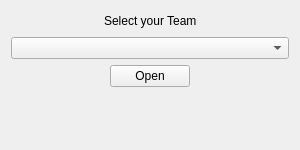
<?xml version="1.0" encoding="UTF-8"?>
<ui version="4.0">
 <class>openteamwindow</class>
 <widget class="QWidget" name="openteamwindow">
  <property name="geometry">
   <rect>
    <x>0</x>
    <y>0</y>
    <width>300</width>
    <height>150</height>
   </rect>
  </property>
  <property name="minimumSize">
   <size>
    <width>300</width>
    <height>130</height>
   </size>
  </property>
  <property name="maximumSize">
   <size>
    <width>300</width>
    <height>200</height>
   </size>
  </property>
  <property name="windowTitle">
   <string>Open Team</string>
  </property>
  <layout class="QGridLayout" name="gridLayout">
   <item row="0" column="0">
    <layout class="QVBoxLayout" name="verticalLayout">
     <item>
      <layout class="QHBoxLayout" name="horizontalLayout">
       <item>
        <spacer name="horizontalSpacer">
         <property name="orientation">
          <enum>Qt::Horizontal</enum>
         </property>
         <property name="sizeHint" stdset="0">
          <size>
           <width>40</width>
           <height>20</height>
          </size>
         </property>
        </spacer>
       </item>
       <item>
        <widget class="QLabel" name="label">
         <property name="styleSheet">
          <string notr="true">font: 75 14pt &quot;Comic Sans MS&quot;;</string>
         </property>
         <property name="text">
          <string>Select your Team</string>
         </property>
        </widget>
       </item>
       <item>
        <spacer name="horizontalSpacer_2">
         <property name="orientation">
          <enum>Qt::Horizontal</enum>
         </property>
         <property name="sizeHint" stdset="0">
          <size>
           <width>40</width>
           <height>20</height>
          </size>
         </property>
        </spacer>
       </item>
      </layout>
     </item>
     <item>
      <widget class="QComboBox" name="comboBox"/>
     </item>
     <item>
      <layout class="QHBoxLayout" name="horizontalLayout_2">
       <item>
        <spacer name="horizontalSpacer_3">
         <property name="orientation">
          <enum>Qt::Horizontal</enum>
         </property>
         <property name="sizeHint" stdset="0">
          <size>
           <width>40</width>
           <height>20</height>
          </size>
         </property>
        </spacer>
       </item>
       <item>
        <widget class="QPushButton" name="pushButton">
         <property name="styleSheet">
          <string notr="true">font: 10pt &quot;Segoe UI Historic&quot;;</string>
         </property>
         <property name="text">
          <string>Open</string>
         </property>
        </widget>
       </item>
       <item>
        <spacer name="horizontalSpacer_4">
         <property name="orientation">
          <enum>Qt::Horizontal</enum>
         </property>
         <property name="sizeHint" stdset="0">
          <size>
           <width>40</width>
           <height>20</height>
          </size>
         </property>
        </spacer>
       </item>
      </layout>
     </item>
    </layout>
   </item>
   <item row="1" column="0">
    <spacer name="verticalSpacer">
     <property name="orientation">
      <enum>Qt::Vertical</enum>
     </property>
     <property name="sizeHint" stdset="0">
      <size>
       <width>20</width>
       <height>40</height>
      </size>
     </property>
    </spacer>
   </item>
  </layout>
 </widget>
 <resources/>
 <connections/>
</ui>
